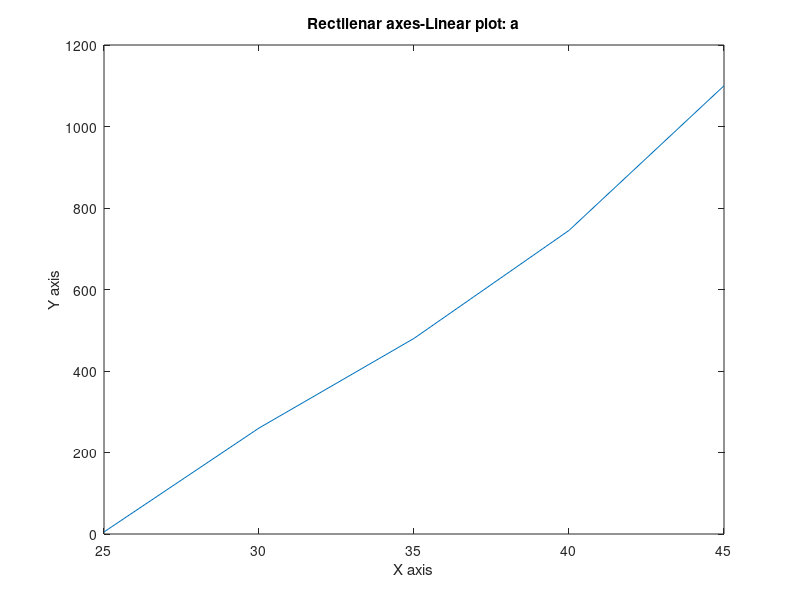
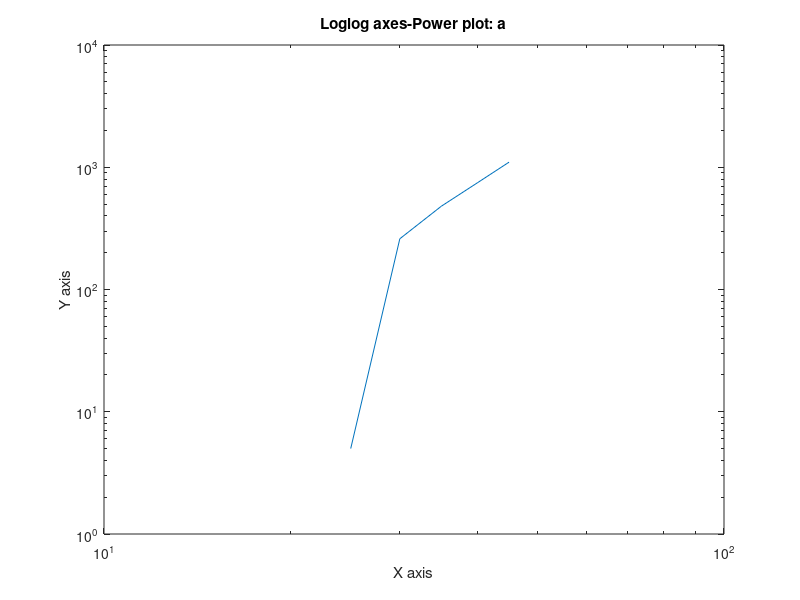
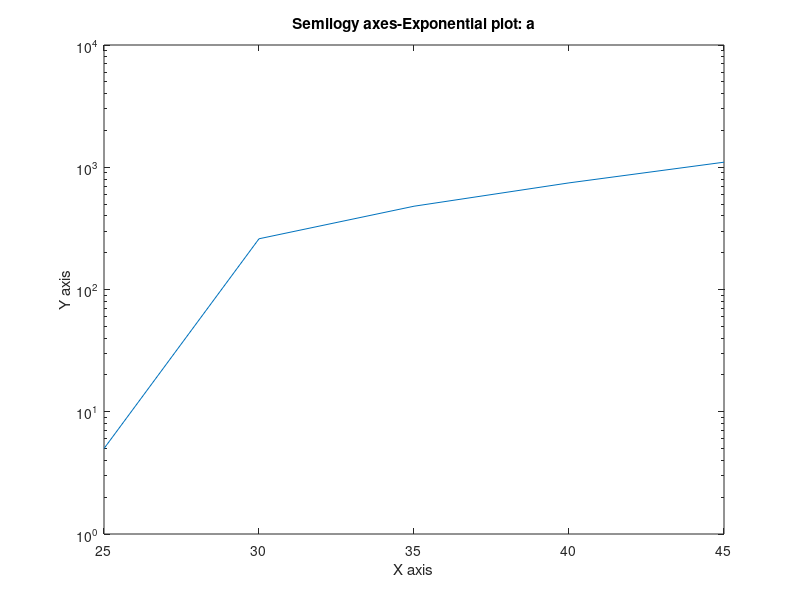
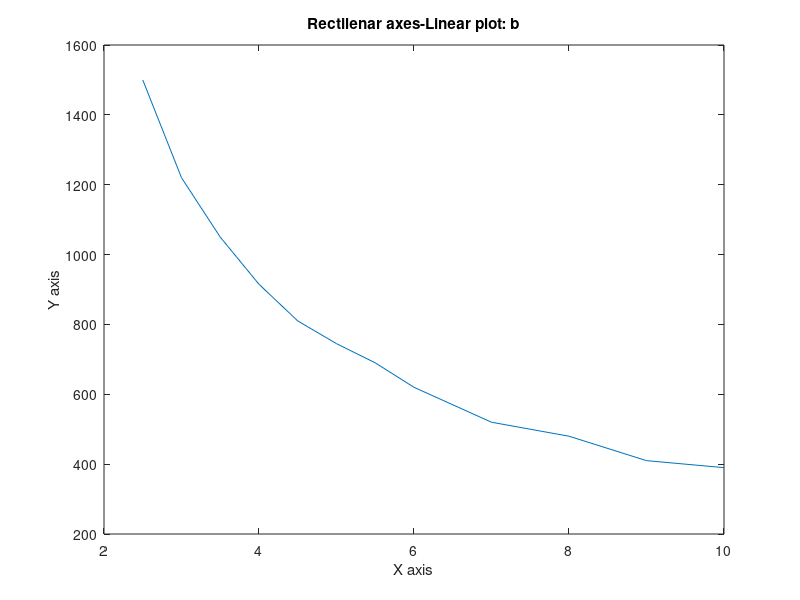

MATLAB code for these plots, in order: (Note: this script raises an error after producing the figures.)
% Mahri Kadyrova
% BE 3343
% Date: 05/10/2022
% Student ID: 1001869500
%Single Student Project
% Chapter questions
%%
% Question 1 (chapter 6 question 2)

% Description: in each of the following problems, determine the best
% function y(x) (linear, exponential, or power function) to describe the
% data. Plot the function on the same plot with the data. Label and format
% the plots appropriately.

% a 

% Define x and y 
x1=[25 30 35 40 45]
y1=[5 260 480 745 1100]

% Plot the x and y on rectilinear, loglog and semilogy axes

figure
plot(x1,y1)
title("Rectilenar axes-Linear plot: a")
xlabel("X axis")
ylabel("Y axis")


figure
loglog(x1,y1)
title("Loglog axes-Power plot: a")
xlabel("X axis")
ylabel("Y axis")

figure
semilogy(x1,y1)
title("Semilogy axes-Exponential plot: a")
xlabel("X axis")
ylabel("Y axis")

% Analyze the plots to see which plot gives a straight line or close to a
% straight line

a1=polyfit(x1,y1,1)

% b 

% Define x and y 
x2=[2.5 3 3.5 4 4.5 5 5.5 6 7 8 9 10]
y2=[1500 1220 1050 915 810 745 690 620 520 480 410 390]

% Plot the x and y on rectilinear, loglog and semilogy axes

figure
plot(x2,y2)
title("Rectilenar axes-Linear plot: b")
xlabel("X axis")
ylabel("Y axis")


figure
loglog(x2,y2)
title("Loglog axes-Power plot: b")
xlabel("X axis")
ylabel("Y axis")

figure
semilogy(x2,y2)
title("Semilogy axes-Exponential plot: b")
xlabel("X axis")
ylabel("Y axis")

% Analyze the plots to see which plot gives a straight line or close to a
% straight line

% c

% Define x and y 
x3=[550 600 650 700 750]
y3=[41.2 18.62 8.62 3.92 1.86]

% Plot the x and y on rectilinear, loglog and semilogy axes

figure
plot(x3,y3)
title("Rectilenar axes-Linear plot: c")
xlabel("X axis")
ylabel("Y axis")


figure
loglog(x3,y3)
title("Loglog axes-Power plot: c")
xlabel("X axis")
ylabel("Y axis")

figure
semilogy(x3,y3)
title("Semilogy axes-Exponential plot: c")
xlabel("X axis")
ylabel("Y axis")

% Analyze the plots to see which plot gives a straight line or close to a
% straight line


a=['The data set a fits a rectilinear plot since it forms a straight line and the following linear function can be used y=',num2str(a1(1)),'*x',num2str(a1(2))]
disp(a)
disp("The data set b fits loglog plot because it forms a straight line and the power function needs to be used")
disp("The data set c fits semilogy and loglog plots since it forms straight line on those plots and the exponential function needs to be used")
%%
% Question 2 (chapter 6 question 9)
% Delete all previous information 
clear
clc
close all

% Description: the following data give the drying time T of a certain pint
% as a function of the amount of a certain additive A


%a: Find the first, second, third and fourth degree polynomials that fit
%the data and plot each polynomial with the data. Determine the quality of
%the curve t for each by computing J, S, and r^2

%Define x and y

A=[0 1 2 3 4 5 6 7 8 9] % oz
T=[130 115 110 90 89 89 95 100 110 125] %min

% Plot to observe the original plot of the data

plot(A,T)
title("The original plot of drying time T as a function of additive A amount")
xlabel("X axis")
ylabel("Y axis")

% first-degree polynomial
% use polyfit to obtain the first degree function coefficients
p1=polyfit(A,T,1)
% use polyval to obtain y values when inputting A data to p1 first degree
% polynomial function
x1=linspace(min(A),max(A),100)
y1=polyval(p1,x1)

%plot the original and the first degree polynomial data to analyze the
%plots
figure
plot(A,T,'ko')
hold on
plot(x1,y1,'r')
title("First degree polynomial plotting")
xlabel("X axis")
ylabel("Y axis")
legend("Original plot","First degree polynomial")

% calculate J, S, and r^2 using below formulas
 
for k=1:4;
    coeff1=polyfit(A,T,1);
    J1(k)=sum((polyval(coeff1,A)-T).^2);
    end

mu1=mean(T);
for k=1:4;
    S1(k)=sum((T-mu1).^2);
    r2_1(k)=1-J1(k)/S1(k);    
end
disp("The J value for the first degree polynomial fitting is:")
disp(J1)
disp("The S value for the first degree polynomial fitting is:")
disp(S1)
disp("The r^2 value for the first degree polynomial fitting is:")
disp(r2_1)

% second-degree polynomial
% use polyfit to obtain the second degree function coefficients
p2=polyfit(A,T,2)
% use polyval to obtain y values when inputting A data to p2 second degree
% polynomial function
x2=linspace(min(A),max(A),100)
y2=polyval(p2,x2)

%plot the original and the second degree polynomial data to analyze the
%plots
figure
plot(A,T,'ko')
hold on
plot(x2,y2,'r')
title("Second degree polynomial plotting")
xlabel("X axis")
ylabel("Y axis")
legend("Original plot","Second degree polynomial")

% calculate J, S, and r^2 using below formulas
 
for k=1:4;
    coeff2=polyfit(A,T,2);
    J2(k)=sum((polyval(coeff2,A)-T).^2);
    end

mu2=mean(T);
for k=1:4;
    S2(k)=sum((T-mu2).^2);
    r2_2(k)=1-J2(k)/S2(k);    
end
disp("The J value for the second degree polynomial fitting is:")
disp(J2)
disp("The S value for the second degree polynomial fitting is:")
disp(S2)
disp("The r^2 value for the second degree polynomial fitting is:")
disp(r2_2)

% third-degree polynomial
% use polyfit to obtain the third degree function coefficients
p3=polyfit(A,T,3)
% use polyval to obtain y values when inputting A data to p3 third degree
% polynomial function
x3=linspace(min(A),max(A),100)
y3=polyval(p3,x3)

%plot the original and the third degree polynomial data to analyze the
%plots
figure
plot(A,T,'ko')
hold on
plot(x3,y3,'r')
title("Third degree polynomial plotting")
xlabel("X axis")
ylabel("Y axis")
legend("Original plot","Third degree polynomial")

% calculate J, S, and r^2 using below formulas
 
for k=1:4;
    coeff3=polyfit(A,T,3);
    J3(k)=sum((polyval(coeff3,A)-T).^2);
    end

mu3=mean(T);
for k=1:4;
    S3(k)=sum((T-mu3).^2);
    r2_3(k)=1-J3(k)/S3(k);    
end
disp("The J value for the third degree polynomial fitting is:")
disp(J3)
disp("The S value for the third degree polynomial fitting is:")
disp(S3)
disp("The r^2 value for the third degree polynomial fitting is:")
disp(r2_3)

% fourth-degree polynomial
% use polyfit to obtain the fourth degree function coefficients
p4=polyfit(A,T,4)
% use polyval to obtain y values when inputting A data to p4 fourth degree
% polynomial function
x4=linspace(min(A),max(A),100)
y4=polyval(p4,x4)

%plot the original and the fourth degree polynomial data to analyze the
%plots
figure
plot(A,T,'ko')
hold on
plot(x4,y4,'r')
title("Fourth degree polynomial plotting")
xlabel("X axis")
ylabel("Y axis")
legend("Original plot","Fourth degree polynomial")

% calculate J, S, and r^2 using below formulas
 
for k=1:4;
    coeff4=polyfit(A,T,4);
    J4(k)=sum((polyval(coeff4,A)-T).^2);
    end

mu4=mean(T);
for k=1:4;
    S4(k)=sum((T-mu4).^2);
    r2_4(k)=1-J4(k)/S4(k);    
end
disp("The J value for the fourth degree polynomial fitting is:")
disp(J4)
disp("The S value for the fourth degree polynomial fitting is:")
disp(S4)
disp("The r^2 value for the fourth degree polynomial fitting is:")
disp(r2_4)

disp("After analyzing the r^2 values of first, second, third, and fourth degree polynomials, the r^2 value of fourth polynomial is the closest to 1 thus is the optimal function")

%b: use the polynomial giving the best fit to estimate the amount of
%additive that minimizes the drying time

%plot the original and the fourth degree polynomial data to analyze the
%plots
figure
plot(A,T,'ko')
hold on
plot(x4,y4,'r')
title("Fourth degree polynomial plotting")
xlabel("X axis")
ylabel("Y axis")
legend("Original plot","Fourth degree polynomial")

%obtain the minimum additive A to minimize time T 

[minA minT]=ginput(1)
%%
% Question 3 (chapter 6 question 12)

% Delete all previous information 
clear
clc
close all

% Description:The following representss pressure samplesm in pounds per
% square inch (psi), taken in a fuel line once every second for 10 sec.

% a : fit a first, second, third degree polynomial to these data, Plot the
% curve fits along with the data points.

% define x and y which are t and p, respectively
t=[1 2 3 4 5 6 7 8 9 10]
p=[26.1 27.0 28.2 29.0 29.8 30.6 31.1 31.3 31.0 30.5]


% first-degree polynomial
% use polyfit to obtain the first degree function coefficients
p1=polyfit(t,p,1)
% use polyval to obtain y values when inputting A data to p1 first degree
% polynomial function
x1=linspace(min(t),max(t),100)
y1=polyval(p1,x1)

%plot the original and the first degree polynomial data to analyze the
%plots
figure
plot(t,p,'ko')
hold on
plot(x1,y1,'r')
title("First degree polynomial plotting")
xlabel("X axis")
ylabel("Y axis")
legend("Original plot","First degree polynomial")

% calculate J, S, and r^2 using below formulas
 
for k=1:4;
    coeff1=polyfit(t,p,1);
    J1(k)=sum((polyval(coeff1,t)-p).^2);
    end

mu1=mean(p);
for k=1:4;
    S1(k)=sum((p-mu1).^2);
    r2_1(k)=1-J1(k)/S1(k);    
end
disp("The J value for the first degree polynomial fitting is:")
disp(J1)
disp("The S value for the first degree polynomial fitting is:")
disp(S1)
disp("The r^2 value for the first degree polynomial fitting is:")
disp(r2_1)


% second-degree polynomial
% use polyfit to obtain the second degree function coefficients
p2=polyfit(t,p,2)
% use polyval to obtain y values when inputting A data to p2 second degree
% polynomial function
x2=linspace(min(t),max(t),100)
y2=polyval(p2,x2)

%plot the original and the second degree polynomial data to analyze the
%plots
figure
plot(t,p,'ko')
hold on
plot(x2,y2,'r')
title("Second degree polynomial plotting")
xlabel("X axis")
ylabel("Y axis")
legend("Original plot","Second degree polynomial")

% calculate J, S, and r^2 using below formulas
 
for k=1:4;
    coeff2=polyfit(t,p,2);
    J2(k)=sum((polyval(coeff2,t)-p).^2);
    end

mu2=mean(p);
for k=1:4;
    S2(k)=sum((p-mu2).^2);
    r2_2(k)=1-J2(k)/S2(k);    
end
disp("The J value for the second degree polynomial fitting is:")
disp(J2)
disp("The S value for the second degree polynomial fitting is:")
disp(S2)
disp("The r^2 value for the second degree polynomial fitting is:")
disp(r2_2)



% third-degree polynomial
% use polyfit to obtain the third degree function coefficients
p3=polyfit(t,p,3)
% use polyval to obtain y values when inputting A data to p3 third degree
% polynomial function
x3=linspace(min(t),max(t),100)
y3=polyval(p3,x3)

%plot the original and the first degree polynomial data to analyze the
%plots
figure
plot(t,p,'ko')
hold on
plot(x3,y3,'r')
title("Third degree polynomial plotting")
xlabel("X axis")
ylabel("Y axis")
legend("Original plot","Third degree polynomial")

% calculate J, S, and r^2 using below formulas
 
for k=1:4;
    coeff3=polyfit(t,p,3);
    J3(k)=sum((polyval(coeff3,t)-p).^2);
    end

mu3=mean(p);
for k=1:4;
    S3(k)=sum((p-mu3).^2);
    r2_3(k)=1-J3(k)/S3(k);    
end
disp("The J value for the third degree polynomial fitting is:")
disp(J3)
disp("The S value for the third degree polynomial fitting is:")
disp(S3)
disp("The r^2 value for the third degree polynomial fitting is:")
disp(r2_3)


% b: use the results from part a to predict the pressure at t=11 sec.
% Explain which curve fit gives the most reliable prediction. Consider the
% coefficients of determination and the residuals for each fit in making
% your decision.

disp("The coefficient of determination of the first, second, and third degree polynomial are:")
disp(r2_1)
disp(r2_2)
disp(r2_3)

disp("As can be observed from the above coefficients of determination, third degree polynomials seems to be closest to 1 which is the optimal function")

% To find t=11, use polyval function with p3 third degree polynimal fitted
% function

t_11=polyval(p3,11)

disp("The pressure when t=11 sec is :")
disp(t_11)
%%
% Question 4 (chapter 6 question 14)

% Description: the solubility of salt in water is a funciton of the water
% temperature. Let S represent the solubility of NaCL as grams of salt in
% 100 g of water. Let T be temperature in C. Use the following data to
% obtain a curve for S as a function of T. Usee the fit to estimate S when
% T=25 C

% delete all previous information and entries
clear
clc
close all

% Define x and y which are T and S, respectively
x=[10 20 30 40 50 60 70 80 90]
y=[35 35.6 36.25 36.9 37.5 38.1 38.8 39.4 40]

% the following code will be used to figure out which degree polynomial
% fits the data best

% polyfit is used to find coefficients of first, second, third, fourth, and
% fifth degree polynomials that fits the original data 
p1=polyfit(x,y,1)
p2=polyfit(x,y,2)
p3=polyfit(x,y,3)
p4=polyfit(x,y,4)
p5=polyfit(x,y,5)
x1=linspace(min(x),max(x),100)

% polyval will be used to plot x values on those specific functions

figure
plot(x,y,'ko')
% hold on
% plot(x1,polyval(p1,x1))
% hold on
% plot(x1,polyval(p2,x1))
hold on
plot(x1,polyval(p3,x1))
hold on
plot(x1,polyval(p4,x1))
hold on
plot(x1,polyval(p5,x1))
title("The plots with 1st, 2nd, 3rd, 4th, and 5th degree polynomial fits")
xlabel("X axis")
ylabel("Y axis")
legend("Original data","1st degree","2nd degree","3rd degree","4th degree","5th degree")

% Obtain an equation describing the polynomial fit
p1=polyfit(x,y,1)
m=p1(1)
b=p1(2)

ans=['After observing the plot of 5 polynomial fits, it is obvious that the data fits the first degree polynomial and will have linear function which can be described as follows: S=',num2str(m),'*T+',num2str(b)]
disp(ans)

% find S when T=25 which is finding y when x=25
S=polyval(p1,25)

ansb=['The solubility of NaCl described by S when T is 25 C is ',num2str(S)]
disp(ansb)
%%
% Question 5 (chapter 6 question 16)

% Description: The following function is linear in the parameters a1 and
% a2: y(x)=a1+a2*ln(x). Use the least squares regression with the following
% data to estimate the values of a1 and a2. Use the curve fit to estimate
% the values of y at x=2.5 and at x=11.

% delete all the previous data and entries
clear
clc
close all

% define x and y

x=[1 2 3 4 5 6 7 8 9 10]
y=[10 14 16 18 19 20 21 22 23 23]


% Least squares method from textbook. Important to remember that x=ln(x)

% create symbolic variables a and b
% a is a1 and b is a2
syms a b 
% find the J function and its sum
J=(a+b*log(x)-y).^2
J=sum(J)

% find derivatives with respect to a1 and a2
a1=diff(J,a)
a2=diff(J,b)

% set the integer value to 4 for each value
a1=vpa(a1,4)
a2=vpa(a2,4)

% solve the equations for a and b by setting them equal to 0 
eqns=[a1==0, a2==0];
S=solve(eqns,[a b])

% obtain a and b values which are a and b respectively
a=vpa(S.a,4)
b=vpa(S.b,4)

disp("The a1 was calculated to be: ")
disp(a)

disp("The a2 was calculated to be: ")
disp(b)

% Obtain y values when x=2.5 and x=11
% Important note: x=log(x)
x_25=2.5
y1_25=a+b*log(x_25)

x_11=11
y1_11=a+b*log(x_11)

% Least squares regression method with polyfit which provides coefficients
% for first degree polynomial equation

p1=polyfit(log(x),y,1)

% Obtain values for the x=2.5 and x=11
y2_25=polyval(p1,log(2.5))
y2_11=polyval(p1,log(11))

% Compare the equations and the final y values when x=2.5 and x=11
x1=['Using the least squres method from the textbook, the following equation was obtained: y=',num2str(double(a)),'+',num2str(double(b)),'*ln(x). The y values when x=2.5 and x=11 are ',num2str(double(y1_25)),' and ',num2str(double(y1_11)),',respectively.']
disp(x1)

x2=['Using polyfit which utilizes least square regression method, the following equation was obtained: y=',num2str(p1(2)),'+',num2str(p1(1)),'*ln(x). The y values when x=2.5 and x=11 are ',num2str(y2_25),' and ',num2str(y2_11),',respectively.']
disp(x2)